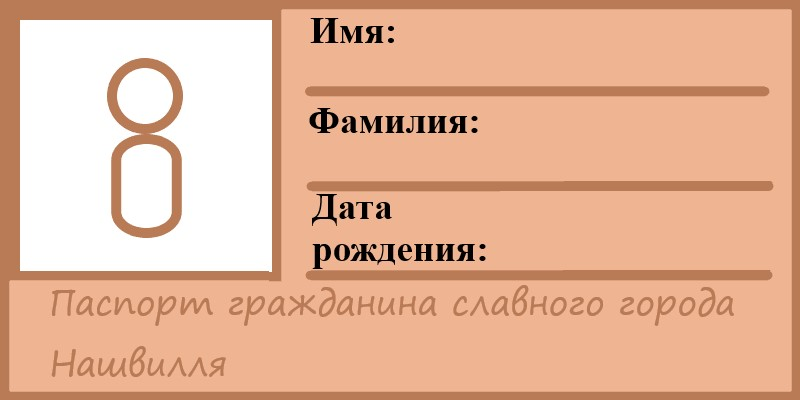
#> input picture passport.jpg, 800 x 400 px
$ python passport.py   (older library calls are emulated)
#> lines starting #> are read from the running program, lines starting #| are printed output that depends on the picture; pictures that were not available may be replaced by others from this repository, and a replacement may not be noted
from PIL import Image, ImageDraw, ImageFont
import os

def create_passport(id, fname, sname, bday):
#> called with id = '1372076472', fname = 'Андрей', sname = 'Савченко', bday = '03.05.2002'
    if os.path.isfile(f'./passports/passport_{id}.jpg'):
        os.remove(f'./passports/passport_{id}.jpg')

    im1 = Image.open('passport.jpg')
#> im1 is the input picture: PIL image 800x400 RGB; mean R, G, B 228.9, 181.2, 153.4
    im2 = Image.open(f'./photos/{id}.jpg')
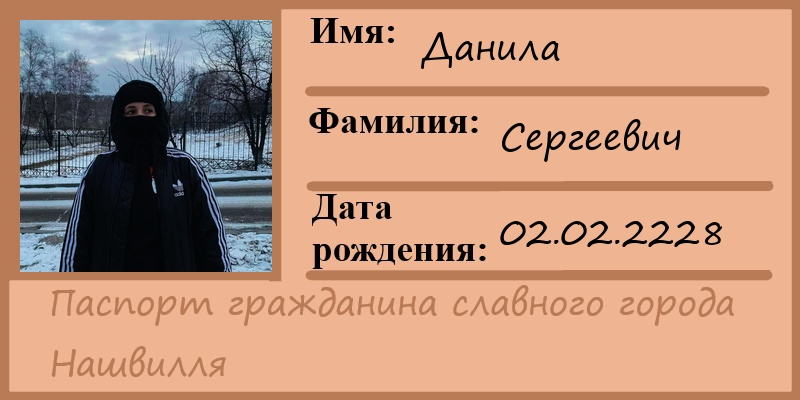
#> input picture passports/passport_1269379743.jpg, 800 x 400 px, given in place of 1372076472.jpg, which was not available
#> im2 is the input picture: PIL image 800x400 RGB; mean R, G, B 190.7, 147.5, 123.4

    back_im = im1.copy()
    front_im = im2.copy()
    front_im = front_im.resize((252, 252), Image.ANTIALIAS)
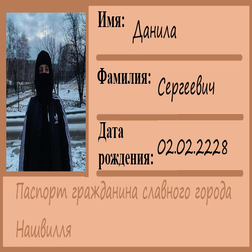
#> front_im: PIL image 252x252 RGB; mean R, G, B 190.8, 147.6, 123.5

    back_im.paste(front_im, (20, 20))
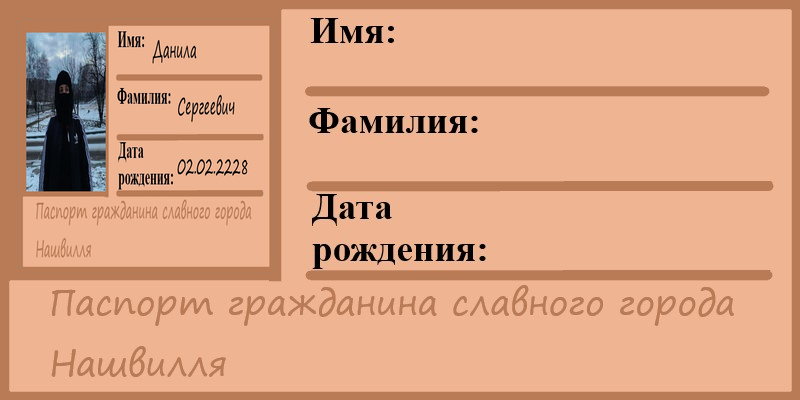
#> back_im: PIL image 800x400 RGB; mean R, G, B 217.4, 161.9, 130


    idraw = ImageDraw.Draw(back_im)

    font = ImageFont.truetype("./segoeprint.ttf", size=36)
    idraw.text((420, 15), fname, font=font, fill=(0,0,0,255))
    idraw.text((500, 105), sname, font=font, fill=(0, 0, 0, 255))
    idraw.text((500, 200), bday, font=font, fill=(0, 0, 0, 255))

    back_im.save(f'./passports/passport_{id}.jpg', quality=100)
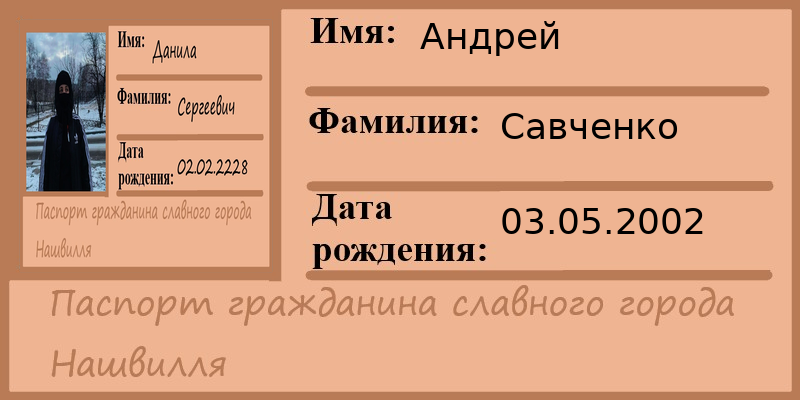
#> saved as passport_1372076472.jpg: PIL image 800x400 RGB; mean R, G, B 214.3, 159.6, 128.2

if __name__ == '__main__':
    create_passport("1372076472", "Андрей", "Савченко", "03.05.2002")
